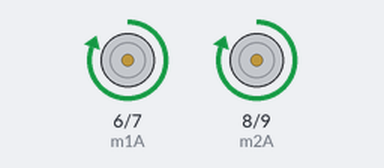
Recording of a sketch running on a simulated Arduino Uno, built with avr-gcc and run on an emulated ATmega328P. Shown: motor-driver pin pairs drawn as motors (green arrow = first pin HIGH = forward, orange = second pin HIGH = backward, longer = more drive, scaled by the enable pin).

Above: at 0.7 s.
At 2.2 s:
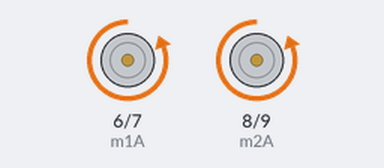
At 3.7 s:
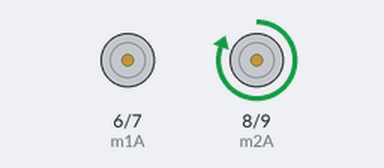
At 5.2 s:
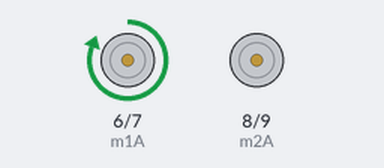
Timing chart, 0 to 7.8 s (numbered marks = the images above):
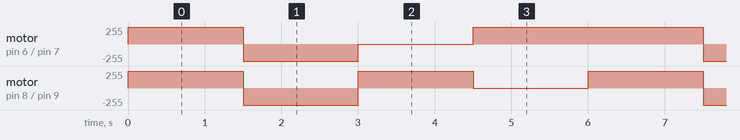

Measured:
- by itself, motor on pin 6 (m1A) / pin 7 (m1B): repeats every 6.0 s: backward 255/255 1.5 s, stopped 1.5 s, forward 255/255 3.0 s
- by itself, motor on pin 8 (m2A) / pin 9 (m2B): repeats every 6.0 s: backward 255/255 1.5 s, forward 255/255 1.5 s, stopped 1.5 s, forward 255/255 1.5 s

The sketch:

TSCL2025.ino
```cpp
int ENA = A5;
int m1A = 6;
int m1B = 7;

int ENB = A4;
int m2A = 8;
int m2B = 9;

void setup() {
  for(int i=6; i<=9; i++){pinMode(i, OUTPUT);}

}

void loop() {
  ileri();  delay(1500);
  geri();   delay(1500);
  sol();    delay(1500);
  sag();    delay(1500);

}

void ileri(){
  analogWrite(ENA, 1023);
  digitalWrite(m1A, 1);
  digitalWrite(m1B, 0);

  analogWrite(ENB, 1023);
  digitalWrite(m2A, 1);
  digitalWrite(m2B, 0);
}

void geri(){
  analogWrite(ENA, 1023);
  digitalWrite(m1A, 0);
  digitalWrite(m1B, 1);

  analogWrite(ENB, 1023);
  digitalWrite(m2A, 0);
  digitalWrite(m2B, 1);
}

void sol(){
  analogWrite(ENA, 0);
  digitalWrite(m1A, 0);
  digitalWrite(m1B, 0);

  analogWrite(ENB, 1023);
  digitalWrite(m2A, 1);
  digitalWrite(m2B, 0);
}


void sag(){
  analogWrite(ENA, 1023);
  digitalWrite(m1A, 1);
  digitalWrite(m1B, 0);

  analogWrite(ENB, 0);
  digitalWrite(m2A, 0);
  digitalWrite(m2B, 0);
}
```
